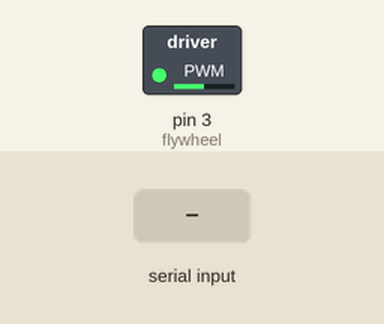
Recording of a sketch running on a simulated Arduino Uno, built with avr-gcc and run on an emulated ATmega328P. On the bench: switched loads named in the sketch (green lamp = pin HIGH). Inputs (shaded band) come from the test bench. What the sketch prints to the serial monitor is not drawn.

Above: at 1.2 s.
1.3 s: "90,45\n" received over Serial
At 3.5 s:
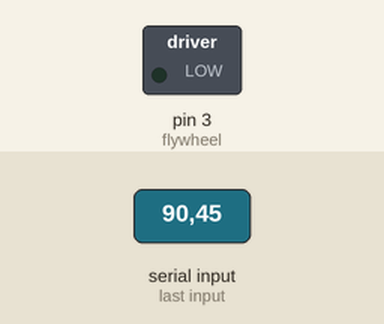
3.8 s: "30,150\n" received over Serial
At 4.6 s:
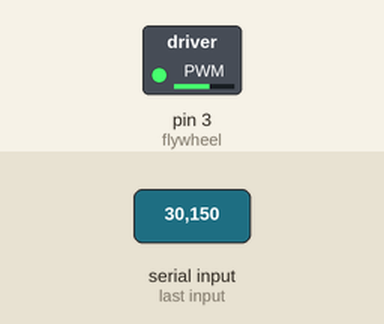
6.3 s: "200\n" received over Serial
At 6.6 s:
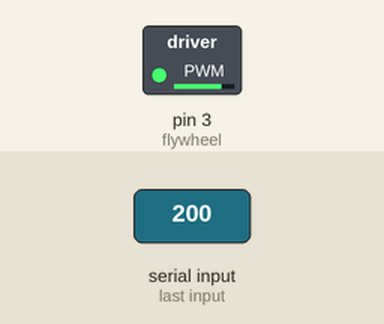
Timing chart, 0 to 9.3 s (numbered marks = the images above; inputs shaded):
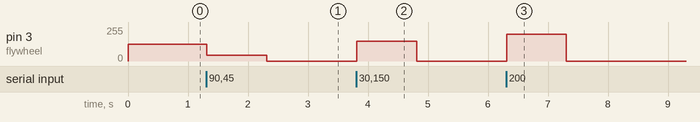

The sketch:

sabertooth.ino
```cpp
#define flywheel 3
int val=127;


void setup() {
  // put your setup code here, to run once:
Serial.begin(9600);
}

void loop() {
  // put your main code here, to run repeatedly:
  if (Serial.available()>0){
    val=Serial.parseInt();

  }
       Serial.println(val);
analogWrite(flywheel,val);


}
```

Measured:
- after the input at 1.3 s, pin 3 (flywheel): 127/255 → 45/255 at once, → 0/255 1.0 s later
- after the input at 3.8 s, pin 3 (flywheel): 0/255 → 150/255 at once, → 0/255 1.0 s later
- after the input at 6.3 s, pin 3 (flywheel): 0/255 → 200/255 at once, → 0/255 1.0 s later
